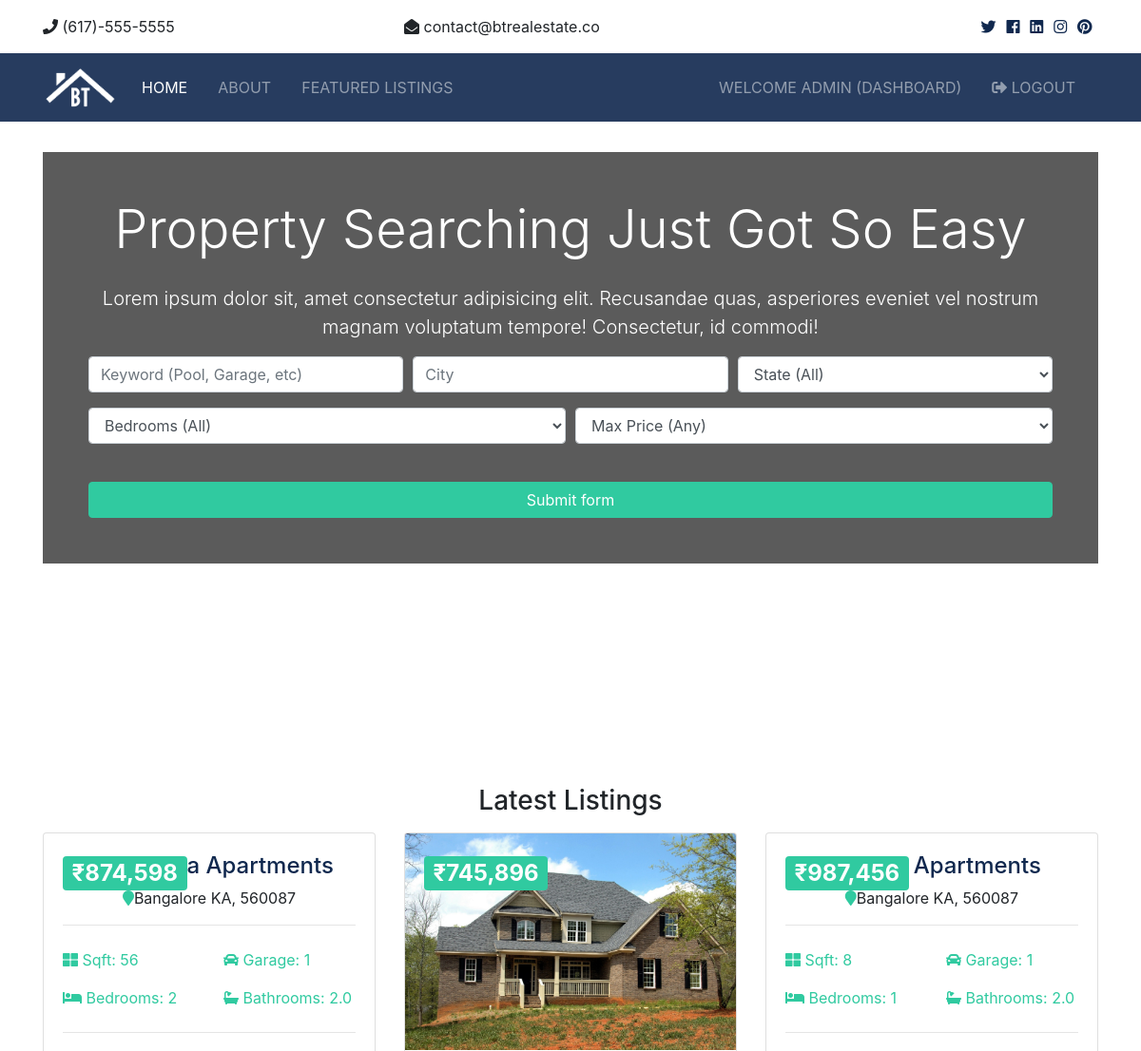
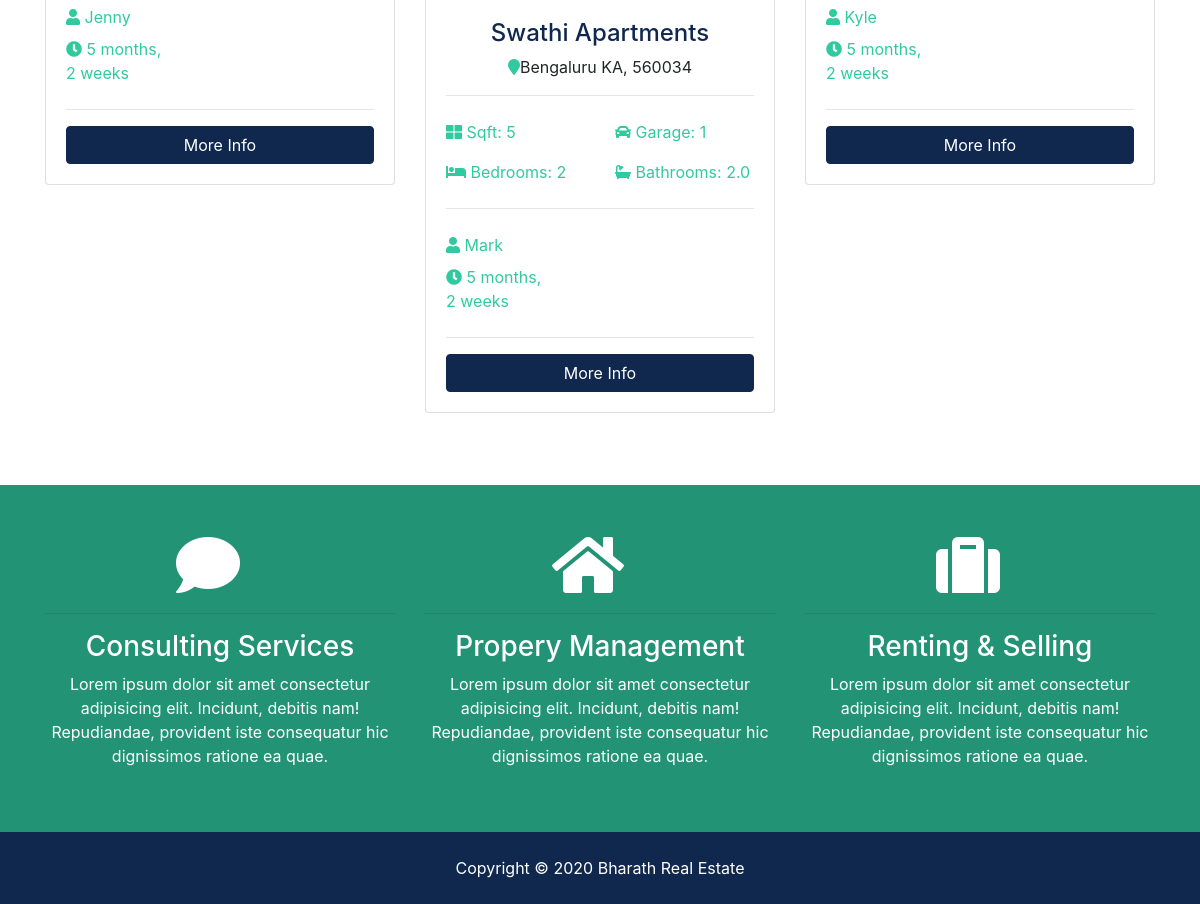
The app's page / (signed in) with its own data (2 pictures, top to bottom).
### listings/models.py (models this page shows, shortened)
class Listing(models.Model):
    realtor = models.ForeignKey(Realtor, on_delete=models.DO_NOTHING)
    title = models.CharField(max_length=200)
    address = models.CharField(max_length=200)
    city = models.CharField(max_length=100)
    state = models.CharField(max_length=100)
    zipcode = models.CharField(max_length=20)
    description = models.TextField(blank=True)
    price = models.IntegerField()
    bedrooms = models.IntegerField()
    bathrooms = models.DecimalField(max_digits=2, decimal_places=1)
    garage = models.IntegerField(default=0)
    sqft = models.IntegerField()
    lot_size = models.DecimalField(max_digits=5, decimal_places=1)
    photo_main = models.ImageField(
        default='logo.png', null=True, blank=True)
    photo_1 = models.ImageField(
        default='logo.png', null=True, blank=True)
    photo_2 = models.ImageField(
        default='logo.png', null=True, blank=True)
    photo_3 = models.ImageField(
        default='logo.png', null=True, blank=True)
    photo_4 = models.ImageField(
        default='logo.png', null=True, blank=True)
    photo_5 = models.ImageField(
        default='logo.png', null=True, blank=True)
    photo_6 = models.ImageField(
        default='logo.png', null=True, blank=True)
    is_published = models.BooleanField(default=True)
    list_date = models.DateTimeField(default=datetime.now, blank=True)

### realtors/models.py (models this page shows)
class Realtor(models.Model):
    name = models.CharField(max_length=200)
    photo = models.ImageField(
        default='logo.png', null=True, blank=True)
    description = models.TextField(blank=True)
    phone = models.CharField(max_length=20)
    email = models.CharField(max_length=50)
    is_mvp = models.BooleanField(default=False)
    hire_date = models.DateTimeField(default=datetime.now, blank=True)
    def __str__(self):
        return self.name

### pages/views.py (the view)
# urls.py: path('', views.index, name='listings'),
def index(request):
    listings = Listing.objects.order_by(
        '-list_date').filter(is_published=True)[:3]
    context = {
        'listings': listings,
        'state_choices':state_choices,
        'bedroom_choices':bedroom_choices,
        'price_choices':price_choices,
    }
    return render(request, 'pages/index.html', context)

### templates/pages/index.html (shortened to what this page needs)
{% extends "base.html" %}
{% load humanize %}
{% block content %}
<section id="showcase">
  <div class="container text-center">
    <div class="home-search p-5">
      <div class="overlay p-5">
        <h1 class="display-4 mb-4">
          Property Searching Just Got So Easy
        </h1>
        <p class="lead">Lorem ipsum dolor sit, amet consectetur adipisicing elit. Recusandae quas, asperiores eveniet
          vel nostrum magnam
          voluptatum tempore! Consectetur, id commodi!</p>
        <div class="search">
          <form action="{% url 'search' %}">
            <div class="form-row">
              <div class="col-md-4 mb-3">
                <input type="text" name="keywords" class="form-control" placeholder="Keyword (Pool, Garage, etc)">
              </div>
              <div class="col-md-4 mb-3">
                <input type="text" name="city" class="form-control" placeholder="City">
              </div>
              <div class="col-md-4 mb-3">
                <select name="state" class="form-control">
                  <option selected="true" disabled="disabled">State (All)</option>
                </select>
              </div>
            </div>
            <div class="form-row">
              <div class="col-md-6 mb-3">
                <select name="bedrooms" class="form-control">
                  <option selected="true" disabled="disabled">Bedrooms (All)</option>
                </select>
              </div>
              <div class="col-md-6 mb-3">
                <select name="price" class="form-control" id="type">
                  <option selected="true" disabled="disabled">Max Price (Any)</option>
                </select>
              </div>
            </div>
            <button class="btn btn-secondary btn-block mt-4" type="submit">Submit form</button>
          </form>
        </div>
      </div>
    </div>
  </div>
</section>
<section id="listings" class="py-5">
  <div class="container">
    <h3 class="text-center mb-3">Latest Listings</h3>
    <div class="row">
      {% if listings %}
      {% for listing in listings %}
      <div class="col-md-6 col-lg-4 mb-4">
        <div class="card listing-preview">
          <img class="card-img-top" src="{{listing.photo_main.url}}" alt="">
          <div class="card-img-overlay">
            <h2>
              <span class="badge badge-secondary text-white">₹{{ listing.price | intcomma }}</span>
            </h2>
          </div>
          <div class="card-body">
            <div class="listing-heading text-center">
              <h4 class="text-primary">{{listing.title}}</h4>
              <p>
                <i class="fas fa-map-marker text-secondary"></i>{{ listing.city }} {{ listing.state }},
                {{ listing.zipcode }}
              </p>
            </div>
            <hr>
            <div class="row py-2 text-secondary">
              <div class="col-6">
                <i class="fas fa-th-large"></i> Sqft: {{ listing.sqft }}</div>
              <div class="col-6">
                <i class="fas fa-car"></i> Garage: {{ listing.garage }}</div>
            </div>
            <div class="row py-2 text-secondary">
              <div class="col-6">
                <i class="fas fa-bed"></i> Bedrooms: {{ listing.bedrooms }}</div>
              <div class="col-6">
                <i class="fas fa-bath"></i> Bathrooms: {{ listing.bathrooms }}</div>
            </div>
            <hr>
            <div class="row py-2 text-secondary">
              <div class="col-6">
                <i class="fas fa-user"></i> {{ listing.realtor }}</div>
            </div>
            <div class="row text-secondary pb-2">
              <div class="col-6">
                <i class="fas fa-clock"></i> {{ listing.list_date | timesince }}</div>
            </div>
            <hr>
            <a href="{% url 'listing' listing.id %}" class="btn btn-primary btn-block">More Info</a>
          </div>
        </div>
      </div>
      {% endfor %}
      {% else %}
      <div class="col-md-12">
        <p>No Listings Available</p>
      </div>
      {% endif %}
    </div>
  </div>
</section>
<section id="services" class="py-5 bg-secondary text-white">
  <div class="container">
    <div class="row text-center">
      <div class="col-md-4">
        <i class="fas fa-comment fa-4x mr-4"></i>
        <hr>
        <h3>Consulting Services</h3>
        <p>Lorem ipsum dolor sit amet consectetur adipisicing elit. Incidunt, debitis nam! Repudiandae, provident iste
          consequatur
          hic dignissimos ratione ea quae.</p>
      </div>
      <div class="col-md-4">
        <i class="fas fa-home fa-4x mr-4"></i>
        <hr>
        <h3>Propery Management</h3>
        <p>Lorem ipsum dolor sit amet consectetur adipisicing elit. Incidunt, debitis nam! Repudiandae, provident iste
          consequatur
          hic dignissimos ratione ea quae.</p>
      </div>
      <div class="col-md-4">
        <i class="fas fa-suitcase fa-4x mr-4"></i>
        <hr>
        <h3>Renting & Selling</h3>
        <p>Lorem ipsum dolor sit amet consectetur adipisicing elit. Incidunt, debitis nam! Repudiandae, provident iste
          consequatur
          hic dignissimos ratione ea quae.</p>
      </div>
    </div>
  </div>
</section>
{% endblock content %}

### templates/partials/_navbar.html (shortened to what this page needs)
{% load static %}
<nav class="navbar navbar-expand-lg navbar-dark bg-primary sticky-top">
  <div class="container">
    <a class="navbar-brand" href="/">
      <img src="{% static 'img/logo.png' %}" class="logo" alt="">
    </a>
    <div class="collapse navbar-collapse" id="navbarNavAltMarkup">
      <ul class="navbar-nav">
        <li {% if '/' == request.path %} class="nav-item active mr-3" {% else %} class="nav-item mr-3" {% endif %}>
          <a class="nav-link" href="{% url 'index' %}">Home</a>
        </li>
        <li {% if 'about' in request.path %} class="nav-item active mr-3" {% else %} class="nav-item mr-3" {% endif %}>
          <a class="nav-link" href="{% url 'about' %}">About</a>
        </li>
        <li {% if 'listings' in request.path %} class="nav-item active mr-3" {% else %} class="nav-item mr-3"
          {% endif %}>
          <a class="nav-link" href="{% url 'listings' %}">Featured Listings</a>
        </li>
      </ul>
      <ul class="navbar-nav ml-auto">
        {% if user.is_authenticated %}
        <li {% if 'dashboard' in request.path %} class="nav-item active mr-3" {% else %} class="nav-item mr-3"
        {% endif %}>
        <a class="nav-link" href="{% url 'dashboard' %}">
          Welcome {{ user.username }} (Dashboard)</a>
      </li>
      <li class="nav-item mr-3">
        <a href="javascript:{document.getElementById('logout').submit()}" class="nav-link">
          <i class="fas fa-sign-out-alt"></i> Logout
        </a>
      </li>
        {% endif %}
      </ul>
    </div>
  </div>
</nav>

### static/css/all.css (style rules this page uses)
.fa, .fas, .far, .fal, .fab { -moz-osx-font-smoothing: grayscale; -webkit-font-smoothing: antialiased; display: inline-block; font-style: normal; font-variant: normal; text-rendering: auto; line-height: 1; }
.fa-4x { font-size: 4em; }
.fa-bath:before { content: "\f2cd"; }
.fa-bed:before { content: "\f236"; }
.fa-car:before { content: "\f1b9"; }
.fa-clock:before { content: "\f017"; }
.fa-comment:before { content: "\f075"; }
.fa-home:before { content: "\f015"; }
.fa-map-marker:before { content: "\f041"; }
.fa-sign-out-alt:before { content: "\f2f5"; }
.fa-suitcase:before { content: "\f0f2"; }
.fa-th-large:before { content: "\f009"; }
.fa-user:before { content: "\f007"; }
.fa, .fas { font-family: 'Font Awesome 5 Free'; font-weight: 900; }

### static/css/style.css (style rules this page uses)
.btn-secondary { color: #fff !important; }
img { width: 100%; }
.logo { width: 80px; }
.navbar { opacity: 0.9; text-transform: uppercase; }
#showcase { background: url(../img/showcase.jpg) no-repeat top center fixed/cover; position: relative; min-height: 650px; color: #fff; padding-top: 2rem !important; }
#showcase .home-search { min-height: 400px; position: relative; border-radius: 5px; }
#showcase .overlay { content: ''; position: absolute; top: 0; left: 0; min-height: 400px; width: 100%; background: rgba(51, 51, 51, 0.8); }
#services { background: url(../img/building.jpg) no-repeat top center fixed/cover; min-height: 300px; position: relative; overflow: hidden; }
#services::before { content: ''; position: absolute; top: 0; left: 0; min-height: 100%; width: 100%; background: rgba(32, 134, 107, 0.8); }
.listing-preview a { position: relative; }

### records on screen
Listing: price "874,598", title "Aishwarya Apartments", city "Bangalore", state "KA", zipcode "560087", sqft "56", garage "1", bedrooms "2", bathrooms "2.0", realtor "Jenny", list_date "5 months, 2 weeks"
Listing: photo_main (picture), price "745,896", title "Swathi Apartments", city "Bengaluru", state "KA", zipcode "560034", sqft "5", garage "1", bedrooms "2", bathrooms "2.0", realtor "Mark", list_date "5 months, 2 weeks"
Listing: price "987,456", title "Bharath Apartments", city "Bangalore", state "KA", zipcode "560087", sqft "8", garage "1", bedrooms "1", bathrooms "2.0", realtor "Kyle", list_date "5 months, 2 weeks"

### other values on screen
{{ user.username }} "ADMIN"
